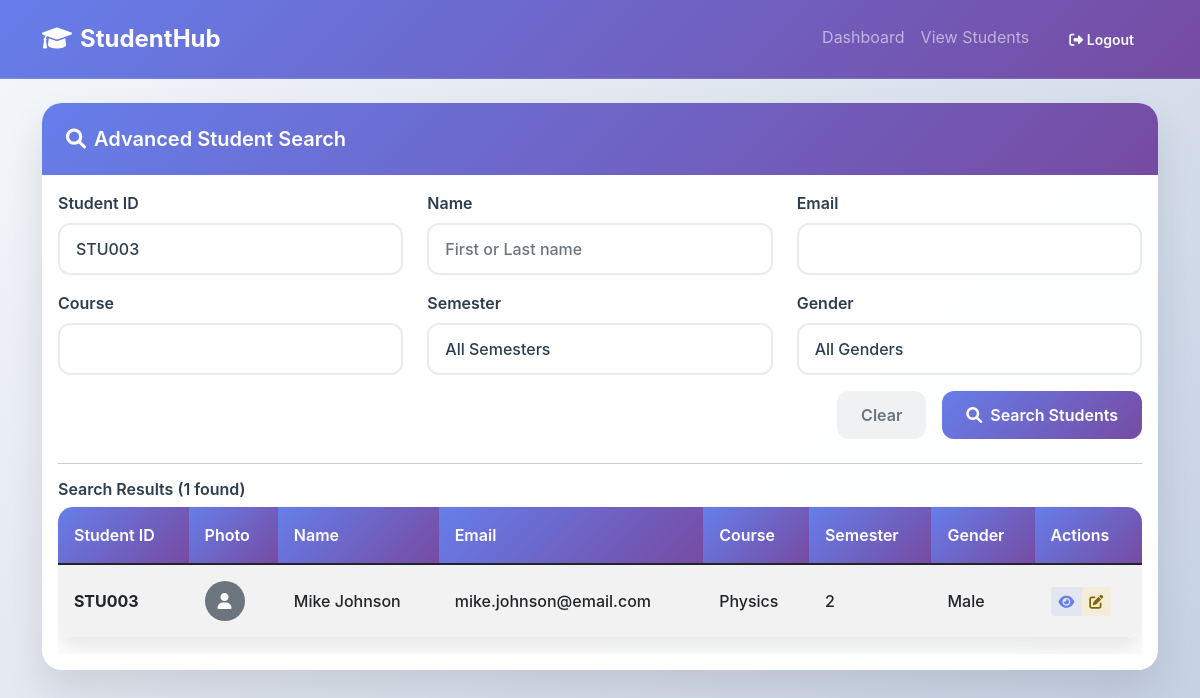
Page /search_student.php?student_id=STU003 (signed in) on the committed database.
### tables this page shows
CREATE TABLE IF NOT EXISTS students (
    id INT AUTO_INCREMENT PRIMARY KEY,
    student_id VARCHAR(20) UNIQUE NOT NULL,
    first_name VARCHAR(50) NOT NULL,
    last_name VARCHAR(50) NOT NULL,
    email VARCHAR(100) UNIQUE NOT NULL,
    phone VARCHAR(15),
    date_of_birth DATE,
    gender ENUM('Male', 'Female', 'Other'),
    address TEXT,
    course VARCHAR(100),
    semester INT,
    profile_picture VARCHAR(255),
    created_at TIMESTAMP DEFAULT CURRENT_TIMESTAMP,
    updated_at TIMESTAMP DEFAULT CURRENT_TIMESTAMP ON UPDATE CURRENT_TIMESTAMP
);

### config.php (called while the page is built, shortened)
<?php
function getUserTheme() {
    return isset($_COOKIE['user_theme']) ? $_COOKIE['user_theme'] : 'light';
}
?>

### search_student.php (the view, shortened to what this page needs)
<?php
require_once 'config.php';
?>
<!DOCTYPE html>
<html lang="en">
<head>
    <link href="https://cdn.jsdelivr.net/npm/bootstrap@5.1.3/dist/css/bootstrap.min.css" rel="stylesheet">
    <link href="https://cdnjs.cloudflare.com/ajax/libs/font-awesome/6.0.0/css/all.min.css" rel="stylesheet">
</head>
<body class="<?php echo (getUserTheme() == 'dark') ? 'dark-theme' : ''; ?>">
<nav class="navbar navbar-expand-lg navbar-dark">
    <div class="container">
        <a class="navbar-brand fw-bold" href="dashboard.php">
            <i class="fas fa-graduation-cap me-2"></i>StudentHub
        </a>
        <div class="navbar-nav ms-auto">
            <a class="nav-link" href="dashboard.php">Dashboard</a>
            <a class="nav-link" href="view_students.php">View Students</a>
            <a class="btn btn-outline-light btn-sm ms-2" href="logout.php">
                <i class="fas fa-sign-out-alt"></i> Logout
            </a>
        </div>
    </div>
</nav>
<div class="container mt-4">
    <div class="card">
        <div class="card-header">
            <h5 class="mb-0"><i class="fas fa-search me-2"></i>Advanced Student Search</h5>
        </div>
        <div class="card-body">
            <form method="GET" class="mb-4">
                <div class="row">
                    <div class="col-md-4 mb-3">
                        <label for="student_id" class="form-label">Student ID</label>
                        <input type="text" class="form-control" id="student_id" name="student_id"
                               value="<?php echo isset($_GET['student_id']) ? htmlspecialchars($_GET['student_id']) : ''; ?>">
                    </div>
                    <div class="col-md-4 mb-3">
                        <label for="name" class="form-label">Name</label>
                        <input type="text" class="form-control" id="name" name="name"
                               value="<?php echo isset($_GET['name']) ? htmlspecialchars($_GET['name']) : ''; ?>"
                               placeholder="First or Last name">
                    </div>
                    <div class="col-md-4 mb-3">
                        <label for="email" class="form-label">Email</label>
                        <input type="email" class="form-control" id="email" name="email"
                               value="<?php echo isset($_GET['email']) ? htmlspecialchars($_GET['email']) : ''; ?>">
                    </div>
                </div>
                <div class="row">
                    <div class="col-md-4 mb-3">
                        <label for="course" class="form-label">Course</label>
                        <input type="text" class="form-control" id="course" name="course"
                               value="<?php echo isset($_GET['course']) ? htmlspecialchars($_GET['course']) : ''; ?>">
                    </div>
                    <div class="col-md-4 mb-3">
                        <label for="semester" class="form-label">Semester</label>
                        <select class="form-select" id="semester" name="semester">
                            <option value="">All Semesters</option>
                        </select>
                    </div>
                    <div class="col-md-4 mb-3">
                        <label for="gender" class="form-label">Gender</label>
                        <select class="form-select" id="gender" name="gender">
                            <option value="">All Genders</option>
                        </select>
                    </div>
                </div>
                <div class="d-grid gap-2 d-md-flex justify-content-md-end">
                    <a href="search_student.php" class="btn btn-outline-secondary me-md-2">Clear</a>
                    <button type="submit" class="btn btn-primary">
                        <i class="fas fa-search me-2"></i>Search Students
                    </button>
                </div>
            </form>
            <?php
            if ($_SERVER['REQUEST_METHOD'] == 'GET' && !empty(array_filter($_GET))) {
                try {
                    $pdo = getDBConnection();
                    $sql = "SELECT * FROM students WHERE 1=1";
                    $params = [];
                    if (!empty($_GET['student_id'])) {
                        $sql .= " AND student_id LIKE ?";
                        $params[] = "%" . sanitizeInput($_GET['student_id']) . "%";
                    }
                    $sql .= " ORDER BY first_name, last_name";
                    $stmt = $pdo->prepare($sql);
                    $stmt->execute($params);
                    $results = $stmt->fetchAll(PDO::FETCH_ASSOC);
                    echo '<hr>';
                    echo '<h6>Search Results (' . count($results) . ' found)</h6>';
                    if (empty($results)) {
                        echo '<div class="alert alert-info">No students found matching your search criteria.</div>';
                    } else {
                        echo '<div class="table-responsive">';
                        echo '<table class="table table-striped">';
                        echo '<thead class="table-dark">';
                        echo '<tr>';
                        echo '<th>Student ID</th>';
                        echo '<th>Photo</th>';
                        echo '<th>Name</th>';
                        echo '<th>Email</th>';
                        echo '<th>Course</th>';
                        echo '<th>Semester</th>';
                        echo '<th>Gender</th>';
                        echo '<th>Actions</th>';
                        echo '</tr>';
                        echo '</thead>';
                        echo '<tbody>';
                        foreach ($results as $student) {
                            echo '<tr>';
                            echo '<td><strong>' . htmlspecialchars($student['student_id']) . '</strong></td>';
                            echo '<td>';
                            if ($student['profile_picture']) {
                                echo '<img src="uploads/' . htmlspecialchars($student['profile_picture']) . '"
                                          alt="Profile" class="rounded-circle" style="width: 40px; height: 40px; object-fit: cover;">';
                            } else {
                                echo '<div class="bg-secondary rounded-circle d-flex align-items-center justify-content-center"
                                          style="width: 40px; height: 40px;">
                                          <i class="fas fa-user text-white"></i>
                                      </div>';
                            }
                            echo '</td>';
                            echo '<td>' . htmlspecialchars($student['first_name'] . ' ' . $student['last_name']) . '</td>';
                            echo '<td>' . htmlspecialchars($student['email']) . '</td>';
                            echo '<td>' . htmlspecialchars($student['course'] ?: '-') . '</td>';
                            echo '<td>' . htmlspecialchars($student['semester'] ?: '-') . '</td>';
                            echo '<td>' . htmlspecialchars($student['gender'] ?: '-') . '</td>';
                            echo '<td>';
                            echo '<div class="btn-group btn-group-sm">';
                            echo '<a href="view_student.php?id=' . $student['id'] . '" class="btn btn-outline-primary" title="View Details">';
                            echo '<i class="fas fa-eye"></i>';
                            echo '</a>';
                            echo '<a href="edit_student.php?id=' . $student['id'] . '" class="btn btn-outline-warning" title="Edit">';
                            echo '<i class="fas fa-edit"></i>';
                            echo '</a>';
                            echo '</div>';
                            echo '</td>';
                            echo '</tr>';
                        }
                        echo '</tbody>';
                        echo '</table>';
                        echo '</div>';
                    }
                } catch (Exception $e) {
                    echo '<div class="alert alert-danger">Error performing search: ' . htmlspecialchars($e->getMessage()) . '</div>';
                }
            }
            ?>
        </div>
    </div>
</div>
</body>
</html>

### search_student.php (style rules this page uses)
:root { --primary-gradient: linear-gradient(135deg, #667eea 0%, #764ba2 100%); --secondary-gradient: linear-gradient(135deg, #f093fb 0%, #f5576c 100%); --success-gradient: linear-gradient(135deg, #4facfe 0%, #00f2fe 100%); --dark-bg: #0f0f0f; --dark-surface: #1e1e1e; --dark-border: #333; --text-primary: #2c3e50; --text-secondary: #6c757d; }
* { font-family: -apple-system, BlinkMacSystemFont, 'Segoe UI', Roboto, Oxygen, Ubuntu, Cantarell, sans-serif; }
body { background: linear-gradient(135deg, #f5f7fa 0%, #c3cfe2 100%); min-height: 100vh; transition: all 0.3s ease; }
.navbar { background: var(--primary-gradient) !important; backdrop-filter: blur(10px); border-bottom: 1px solid rgba(255,255,255,0.1); padding: 1rem 0; }
.navbar-brand { font-weight: 700; font-size: 1.5rem; color: #fff !important; }
.card { border: none; border-radius: 20px; box-shadow: 0 20px 40px rgba(0,0,0,0.1); backdrop-filter: blur(10px); background: rgba(255,255,255,0.98); transition: all 0.3s ease; margin-bottom: 2rem; color: #2c3e50; }
.card-body { color: #2c3e50; }
.card-header { background: var(--primary-gradient); color: white; border-radius: 20px 20px 0 0 !important; padding: 1.5rem; border: none; }
.card-header h5 { margin: 0; font-weight: 600; }
.form-control, .form-select { border-radius: 12px; border: 2px solid #e9ecef; padding: 0.75rem 1rem; transition: all 0.3s ease; background: rgba(255,255,255,0.95); backdrop-filter: blur(10px); color: #2c3e50; font-weight: 500; }
.form-label { color: #2c3e50; font-weight: 600; margin-bottom: 0.5rem; }
.btn { border-radius: 12px; font-weight: 600; padding: 0.75rem 1.5rem; transition: all 0.3s ease; border: none; }
.btn-primary { background: var(--primary-gradient); color: white; }
.table { border-radius: 15px; overflow: hidden; background: rgba(255,255,255,0.98); backdrop-filter: blur(10px); box-shadow: 0 10px 25px rgba(0,0,0,0.1); }
.table thead th { background: var(--primary-gradient); color: white; border: none; font-weight: 600; padding: 1rem; }
.table tbody td { padding: 1rem; border-color: rgba(0,0,0,0.08); vertical-align: middle; color: #2c3e50; font-weight: 500; }
.table tbody tr { background: rgba(255,255,255,0.95); }
h6 { color: #2c3e50; font-weight: 600; }
.btn-outline-primary { border-color: #667eea; color: #667eea; background: rgba(102, 126, 234, 0.1); }
.btn-outline-warning { border-color: #ffc107; color: #856404; background: rgba(255, 193, 7, 0.1); }
.btn-outline-secondary { border-color: #6c757d; color: #6c757d; background: rgba(108, 117, 125, 0.1); }
.card { animation: slideInUp 0.6s ease forwards; }

### rows in the picture
students: student "STU003", first_name+last_name "Mike Johnson", email "mike.johnson@email.com", course "Physics", semester "2", gender "Male"

### other values in the picture
count($results) "1"
